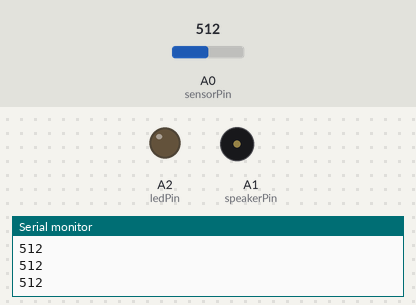
This sketch was run on a simulated Arduino Uno, built with avr-gcc and run on an emulated ATmega328P. Parts: output pins drawn as LEDs (lit = HIGH), buzzer (waves = sounding), the last lines printed to the serial monitor. The test bench sets the inputs (shaded band); at power-on: A0 (sensorPin) = 512.

Above: at 1.3 s.
1.4 s: A0 (sensorPin) set to 584
2.9 s: A0 (sensorPin) set to 609
At 3.4 s:
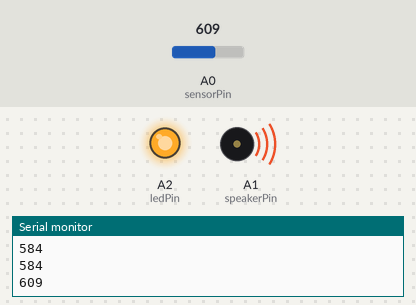
Timing chart, 0 to 5.9 s (numbered marks = the images above; inputs shaded):
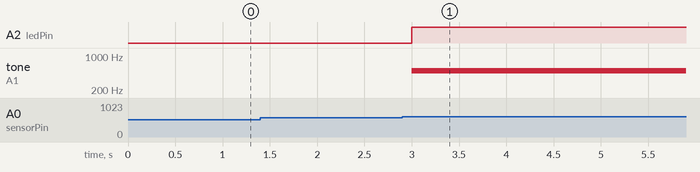

Measured:
- the behaviour switches between 599 and 600 on A0 (sensorPin) (found by bisection; images 0 and 1)
- after the input at 2.9 s, A2 (ledPin): LOW → HIGH after 0.10 s; tone on A1 (speakerPin): silent → 500 Hz after 0.10 s

The sketch:

Sensor_Test.ino
```cpp
const int sensorPin = A0;
int sensorVal = 0;

const int ledPin = A2;
const int speakerPin = A1;

void setup() {
  // put your setup code here, to run once:
  Serial.begin(9600);
  pinMode(ledPin, OUTPUT);
  pinMode(speakerPin, OUTPUT);

}

void loop() {
  // put your main code here, to run repeatedly:
  sensorVal = analogRead(sensorPin);
  Serial.println(sensorVal);

  if(sensorVal < 600) {
    digitalWrite(ledPin, LOW);
  }
  else {
    digitalWrite(ledPin, HIGH);
    alarm(500, 500);
  }
  delay(500);
}

void alarm(int getTone, int getDelay) {
  tone(speakerPin, getTone, getDelay);
}
```
